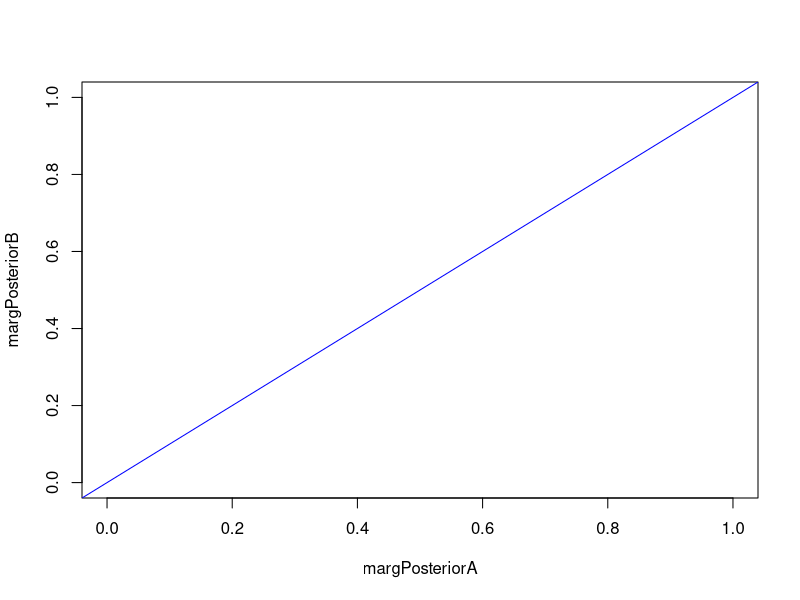

Source code (R): (Note: this script raises an error after producing the figure.)
### Exercise 1-2

nSamples = 100000

# Ex01
asked = 16
SingnupA = 6
SingnupB = 10

# Ex02
asked = 32
SingnupA = 12
SingnupB = 20

# Simulate prior
# Case 1
priorA = runif(nSamples,0,1)
priorB = runif(nSamples,0,1)
# Case 2
priorA = rbeta(nSamples,2,4)
priorB = rbeta(nSamples,2,4)
# Case 3
priorA = rbeta(nSamples,3,25)
priorB = rbeta(nSamples,3,25)

# Simulate generative model (likelihood)
simSingnupA = rbinom(nSamples,asked,priorA)
simSingnupB = rbinom(nSamples,asked,priorB)

# Condition on observed data
ind = ( (simSingnupA==SingnupA) & (simSingnupB==SingnupB) )
margPosteriorA = priorA[ind]
margPosteriorB = priorB[ind]

# evaluate results
plot(margPosteriorA,margPosteriorB,cex=1,pch=16,xlim=c(0,1),ylim=c(0,1), col='red')
abline(0,1, col='blue')

par(mfcol=c(2,1))
hist(margPosteriorA,xlim=0:1)
abline(v=mean(margPosteriorA),col="red")
abline(v=quantile(margPosteriorA,c(0.05,0.95)),col="blue")
hist(margPosteriorB,xlim=0:1)
abline(v=mean(margPosteriorB),col="red")
abline(v=quantile(margPosteriorB,c(0.05,0.95)),col="blue")
par(mfcol=c(1,1))



### Exercise 5
# Find prior by searching
b=1:5
(4*b-3)*b/(5*b-2)/(5*b-3)^2
# => b = 3 => a = 9
curve(dbeta(x,9,3))
# Which earphones have a higher probability that you like them?
likes_ABTest = function(nSamples = 100)
{
    likesAB = matrix(NA,nrow=nSamples,ncol=2)
    j = 1
    for(i in 1:10000000)
    {
        xA = rbeta(1,9,3)
        xB = rbeta(1,9,3)
        nLikesA = rbinom(1,550,xA)
        nLikesB = rbinom(1,23,xB)
        if(nLikesA == 500 && nLikesB == 21)
        {
           likesAB[j,] = c(xA,xB)
           if(j>=nSamples)
           {
               break;
           }
           j = j+1
        }
    }
    print(i)
    invisible(likesAB)
}
# get 1000 samples
likes_ABTest(1000) -> result
plot(result[,1],result[,2],xlim=c(.5,1),ylim=c(.5,1), col='red')
abline(0,1,col='blue')
sum(result[,1]>result[,2])

mean(result[,1])
mean(result[,2])

# Probability that you like earphones A
a = rbinom(1000,1,result[,1])
sum(a)/1000
#Probability that you like earphones B
b = rbinom(1000,1,result[,2])
sum(b)/1000

# independent observations are more efficient to simulate
likes_ABTest = function(nSamples = 100)
{
    likesAB = matrix(NA,nrow=nSamples,ncol=2)
    j = 1
    for(i in 1:10000000)
    {
        xA = rbeta(1,9,3)
        nLikesA = rbinom(1,550,xA)
        if(nLikesA == 500)
        {
            likesAB[j,1] = xA
            if(j>=nSamples)
            {
                break;
            }
            j = j+1
        }
    }
    j=1
    for(i in 1:10000000)
    {
        xB = rbeta(1,9,3)
        nLikesB = rbinom(1,23,xB)
        if(nLikesB == 21)
        {
            likesAB[j,2] = xB
            if(j>=nSamples)
            {
                break;
            }
            j = j+1
        }
    }
    print(i)
    invisible(likesAB)
}



### Exercise 6
# you should use an uninformative flat prior beta(1,1), because there is
# given no prior information

seriesTossing = function(nSamples = 100)
{
    posteriorHead = rep(NA,nSamples)
    j = 1
    for(i in 1:10000000)
    {
        priorHead     = rbeta(1,1,1)
        observations  = rbinom(10,1,priorHead)
        lenghtrun = max(rle(observations)$lengths)
        if(lenghtrun >= 7)
        {
           posteriorHead[j] = priorHead
           if(j>=nSamples)
           {
               break;
           }
           j = j+1
        }
    }
    print(i)
    invisible(posteriorHead)
}
# get 1000 samples
seriesTossing(10000) -> posterior
hist(posterior,breaks=50,col="magenta")
abline(v=.5)

abline(v=quantile(posterior,c(.45,.55)))
quantile(posterior,c(.45,.55))

# Answer:
# c = .29



### Exercise 7
# 2stageCoinTossing
CoinTossing = function(nSamples = 100)
{
    posteriorHead = rep(NA,nSamples)
    j = 1
    for(i in 1:10000000)
    {
        priorHead = rbeta(1,12,12)
        observations  = rbinom(20,2,priorHead)
        nHeads = sum(observations==2)
        nBoth  = sum(observations==1)
        nTails = sum(observations==0)
        if(nHeads == 7 && nBoth == 10 && nTails==3)
        {
           posteriorHead[j] = priorHead
           if(j>=nSamples)
           {
               break;
           }
           j = j+1
        }
    }
    print(i)
    invisible(posteriorHead)
}
# get 1000 samples
CoinTossing(1000) -> result
hist(result,breaks=30,col="magenta")
abline(v=.5)

sum(result>0.5)/length(result)

